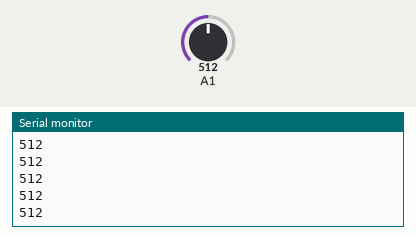
Bench run of a sketch on a simulated Arduino Uno, built with avr-gcc and run on an emulated ATmega328P. On the bench: the last lines printed to the serial monitor. The test bench sets the inputs (shaded band); at power-on: A1 = 512.

Above: at 1.2 s.
1.3 s: A1 set to 716
At 2.0 s:
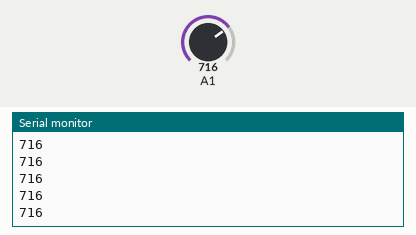
2.8 s: A1 set to 900
At 3.3 s:
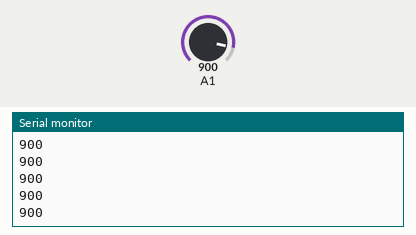
Timing chart, 0 to 5.8 s (numbered marks = the images above; inputs shaded):
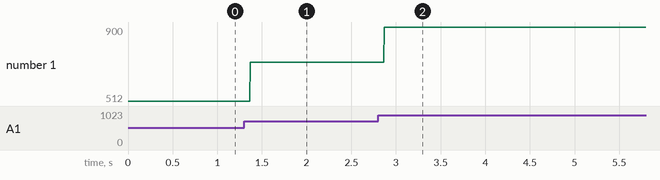

The sketch:

vdr.ino
```cpp
void setup()
{
    Serial.begin(9600);
}

void loop()
{
    int res = analogRead(A1);
    Serial.println(res);
}

// voltage divider rule
// (511/1023)*5 ~= 2.5v 
```

Measured:
- after the input at 1.3 s, the serial monitor: prints a new line after 0.07 s (image 1)
- after the input at 2.8 s, the serial monitor: prints a new line after 0.07 s (image 2)
- plotted number 1: 512 → 716 after the input at 1.3 s, 716 → 900 after the input at 2.8 s
